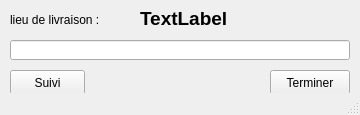
<?xml version="1.0" encoding="UTF-8"?>
<ui version="4.0">
 <class>MainsuiviCommande</class>
 <widget class="QMainWindow" name="MainsuiviCommande">
  <property name="geometry">
   <rect>
    <x>0</x>
    <y>0</y>
    <width>360</width>
    <height>115</height>
   </rect>
  </property>
  <property name="windowTitle">
   <string>MainsuiviCommande</string>
  </property>
  <widget class="QWidget" name="centralWidget">
   <widget class="QLabel" name="label">
    <property name="geometry">
     <rect>
      <x>10</x>
      <y>10</y>
      <width>100</width>
      <height>20</height>
     </rect>
    </property>
    <property name="text">
     <string>lieu de livraison :</string>
    </property>
   </widget>
   <widget class="QLabel" name="labelVille">
    <property name="geometry">
     <rect>
      <x>140</x>
      <y>10</y>
      <width>180</width>
      <height>16</height>
     </rect>
    </property>
    <property name="font">
     <font>
      <pointsize>14</pointsize>
      <weight>75</weight>
      <bold>true</bold>
     </font>
    </property>
    <property name="text">
     <string>TextLabel</string>
    </property>
   </widget>
   <widget class="QLineEdit" name="lineEdit">
    <property name="geometry">
     <rect>
      <x>10</x>
      <y>40</y>
      <width>340</width>
      <height>20</height>
     </rect>
    </property>
   </widget>
   <widget class="QPushButton" name="ButtonSuivi">
    <property name="geometry">
     <rect>
      <x>10</x>
      <y>70</y>
      <width>75</width>
      <height>25</height>
     </rect>
    </property>
    <property name="text">
     <string>Suivi</string>
    </property>
   </widget>
   <widget class="QPushButton" name="ButtonTerminer">
    <property name="geometry">
     <rect>
      <x>270</x>
      <y>70</y>
      <width>80</width>
      <height>25</height>
     </rect>
    </property>
    <property name="text">
     <string>Terminer</string>
    </property>
   </widget>
  </widget>
  <widget class="QStatusBar" name="statusBar"/>
 </widget>
 <layoutdefault spacing="6" margin="11"/>
 <resources/>
 <connections/>
</ui>
